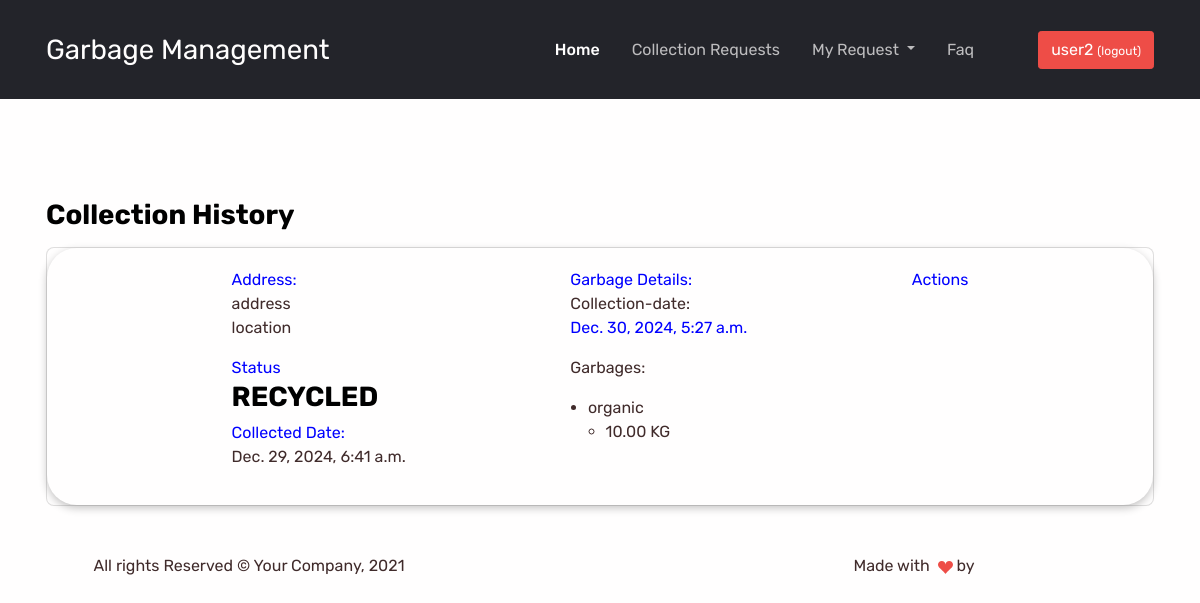
The page /work/history (signed in) on the database its author committed.
### work/models.py (models this page shows, shortened)
class GarbageCollectionRequests(models.Model):
    request_date = models.DateField(auto_now_add=True)
    requested_by = models.ForeignKey(User, on_delete=models.CASCADE, related_name="requested")
    updated_staff = models.ForeignKey(User, on_delete=models.CASCADE, related_name="handled", null=True, blank=True)
    driver = models.ForeignKey(User, on_delete=models.CASCADE, related_name="collected", null=True, blank=True)
    updated_date = models.DateField(auto_now=True)
    collected_time = models.DateTimeField(auto_now_add=False, null=True, blank=True)
    collection_status = models.BooleanField(default=False)
    garbage_status = models.CharField(max_length=255,default="pending",choices=(('collected', 'Collected'),('recycled', 'Recycled'),('disposed', 'disposed'),('pending', 'Pending'),('in_progress', 'In Progress'),('not_collected', 'Not Collected'), ("driver assigned","Driver assigned")))
    collection_date_time = models.DateTimeField(auto_now_add=False, null=True, blank=True)
    visibility = models.BooleanField(default=True)

class Garbages(models.Model):
    GARBAGE_CHOICES = [
        ('plastic', 'Plastic'),
        ('organic', 'Organic'),
        ('metal', 'Metal'),
        ('glass', 'Glass'),
        ('paper', 'Paper'),
        ('electronic', 'Electronic'),
        ('other', 'Other'),
    ]
    request = models.ForeignKey(
        'GarbageCollectionRequests',
        on_delete=models.CASCADE,
        related_name="garbage_request"
    )
    garbage_item = models.CharField(
        max_length=50,
        choices=GARBAGE_CHOICES,
        verbose_name="Type of Garbage"
    )
    weight = models.DecimalField(
        max_digits=6,
        decimal_places=2,
        verbose_name="Weight of Garbage (kg)"
    )
    description = models.TextField(
        blank=True,
        null=True,
        verbose_name="Description (optional)",
        help_text="Add any additional details about the garbage."
    )
    class Meta:
        verbose_name = "Garbage"
        verbose_name_plural = "Garbages"

### home/models.py (models this page shows, shortened)
class Client(models.Model):
    user = models.OneToOneField(User, null=True, blank=True, on_delete=models.CASCADE, related_name='client_user')
    name = models.CharField(max_length=255, null=True, blank=True)
    phone = models.PositiveIntegerField( null=True, blank=True)
    address = models.TextField(null=True, blank=True)
    location = models.CharField(max_length=255, null=True, blank=True)
    date_added = models.DateTimeField(auto_now_add=True)

### work/views.py (the view)
# urls.py: path("history",views.history, name="history"),
def history(request):
    req = GarbageCollectionRequests.objects.filter(requested_by = request.user, visibility = False)
    context ={
        "req":req
    }
    return render(request,"history.html",context)

### templates/history.html (shortened to what this page needs)
{% extends 'index.html' %}
{% block content %}
<div style="height: 150px;"></div>
<div class="container mt-5" >
    <h3>Collection History </h3>
    {% for i in req %}
    <div class="card mt-3 ">
        <div class="item-container">
            <div class="items">
                <span>Address:</span>
                <address>
                    {{i.requested_by.client_user.address}} <br>
                    {{i.requested_by.client_user.location}}
                </address>
                <span>Status</span>
                <h3 style="text-transform: uppercase;">{{i.garbage_status}}</h3>
                <span>Collected Date:</span>
                <p>{{i.collected_time}}</p>
            </div>
            <div class="items">
                <span>Garbage Details:</span>
                <p>Collection-date: <span>{{i.collection_date_time}}</span>
                </p>
                <p>
                    Garbages: <span>
                        {% for j in i.garbage_request.all %}
                        <ul>
                            <li>{{j.garbage_item}}
                                <ul>
                                    <li>{{j.weight}} KG</li>
                                </ul>
                            </li>
                        </ul>
                        {% endfor %}
                    </span>
                </p>
            </div>
            <div class="items">
                <span>Actions</span>
            </div>
        </div>
    </div>
    {% endfor %}
</div>
{% endblock %}

### templates/index.html (shortened to what this page needs)
<!DOCTYPE html>
{% load static %}
<html lang="en-US" dir="ltr">
  <head>
    <link href="{%static 'assets/css/theme.css' %}" rel="stylesheet" />
  </head>
  <body>
    <main class="main" id="top">
      <nav class="navbar navbar-expand-lg navbar-dark fixed-top py-4 d-block bg-dark" data-navbar-on-scroll="data-navbar-on-scroll"  >
        <div class="container"><a class="navbar-brand" href="{%url 'HomePage'%}">Garbage Management</a>
          <div class="collapse navbar-collapse border-top border-lg-0 mt-4 mt-lg-0" id="navbarSupportedContent" >
            <ul class="navbar-nav ms-auto pt-2 pt-lg-0 font-base">
              <li class="nav-item px-2" ><a class="nav-link  fw-medium active" aria-current="page" href="{%url 'HomePage'%}">Home</a></li>
              <li class="nav-item px-2" ><a  class="nav-link " href="{%url 'request_collection' %}">Collection Requests</a></li>
              <li class="nav-item dropdown px-2">
                <a class="nav-link dropdown-toggle " href="#" id="myRequestDropdown" role="button" data-bs-toggle="dropdown" aria-expanded="false">
                  My Request
                </a>
              </li>
              <li class="nav-item px-2" data-anchor="data-anchor"><a class="nav-link " href="#faq">Faq</a></li>
            </ul>
            <form class="ps-lg-5"><a class="btn btn-primary order-1 order-lg-0" href="{%url 'SignOut' %}">{{request.user}} <small>(logout)</small></a></form>
          </div>
        </div>
      </nav>
      {% block content %}{% endblock %}
      <section class="py-5">
        <div class="container">
          <div class="row flex-center">
            <div class="col-md-6 col-xl-8 order-0">
              <p class="text-center text-md-start">All rights Reserved &copy; Your Company, 2021</p>
            </div>
            <div class="col-md-6 col-xl-3 order-1">
              <p class="text-center text-md-end text-xl-start">Made with&nbsp;
                <svg class="bi bi-suit-heart-fill" xmlns="http://www.w3.org/2000/svg" width="15" height="15" fill="#EE4D47" viewBox="0 0 16 16">
                  <path d="M4 1c2.21 0 4 1.755 4 3.92C8 2.755 9.79 1 12 1s4 1.755 4 3.92c0 3.263-3.234 4.414-7.608 9.608a.513.513 0 0 1-.784 0C3.234 9.334 0 8.183 0 4.92 0 2.755 1.79 1 4 1z"></path>
                </svg>&nbsp;by&nbsp;<a class="text-1000 fw-bold" href="" target="_blank"> </a>
              </p>
            </div>
          </div>
        </div>
      </section>
    </main>
  </body>
</html>

### templates/history.html (style rules this page uses)
.items span { display: block; font-size: medium; color: blue; }
.item-container { display: flex; justify-content: space-evenly; padding: 20px; border-radius: 30px; box-shadow: rgba(0, 0, 0, 0.24) 0px 3px 8px; }

### rows shown on the page
GarbageCollectionRequests: requested_by.client_user.address "address", requested_by.client_user.location "location", garbage_status "RECYCLED", collected_time "Dec. 29, 2024, 6:41 a.m.", collection_date_time "Dec. 30, 2024, 5:27 a.m."
Garbages: garbage_item "organic", weight "10.00"

### other values the page prints
{{ request.user }} "user2"
